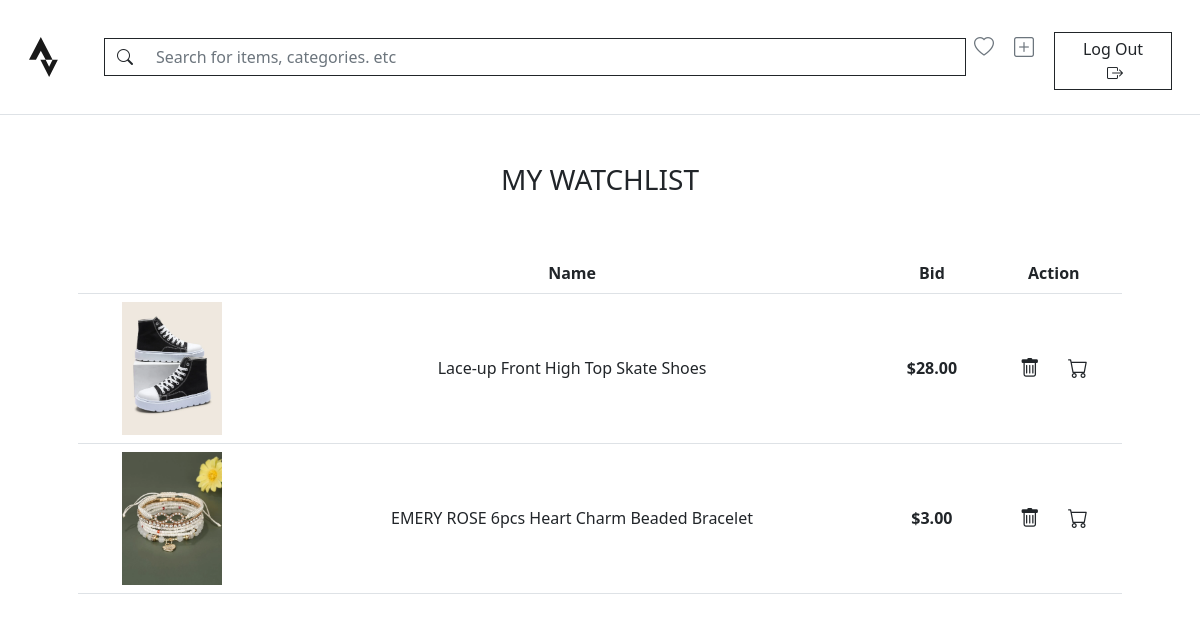
The app's page /watchlist/view (signed in) with its own data.
### auctions/models.py (models this page shows, shortened)
class Listing(models.Model):
    title = models.CharField(max_length=100)
    description = models.TextField()
    starting_bid = models.DecimalField(max_digits=19, decimal_places=2)
    is_active = models.BooleanField(default=True)
    photo = models.ImageField(
        upload_to='images/listing-photos',
        blank=True, null=True
    )
    category = models.ForeignKey(Category, on_delete=models.CASCADE, related_name='listings', blank=True, null=True)
    created_at = models.DateField(auto_now_add=True)
    owner = models.ForeignKey(User, on_delete=models.CASCADE, related_name='listings')

### auctions/views.py (the view)
# urls.py: path('watchlist/view', views.view_watchlist, name='view_watchlist'),
def view_watchlist(request):
    listings = []
    if request.user.is_authenticated:
        watchlist = request.user.watchlist.all()
        listings = [w.listing for w in watchlist]
    return render(request, 'auctions/watchlist/view.html', {
        'listings': listings
    })

### auctions/templates/auctions/watchlist/view.html
{% extends "auctions/layout.html" %}
{% block body %}
    <div class="row justify-content-start w-100">
        <h3>MY WATCHLIST</h3>
        {% if user.is_authenticated %}
            <table class="table mt-5">
                {% if listings %}
                    <thead>
                        <tr>
                            <th scope="col"></th>
                            <th scope="col">Name</th>
                            <th scope="col">Bid</th>
                            <th scope="col">Action</th>
                        </tr>
                    </thead>
                {% endif %}
                <tbody>
                    {% for listing in listings %}
                        <tr>
                            <td><img src={{ listing.photo.url }} width="100"></td>
                            <td class="align-middle">{{ listing.title }}</td>
                            <td class="fw-semibold align-middle">${{ listing.starting_bid }}</td>
                            <td class="align-middle">
                                <a href="{% url 'remove_watchlist' listing.id %}" class="text-dark"><i class="fs-5 me-4 bi bi-trash"></i></a>
                                <a href="" class="text-dark"><i class="fs-5 bi bi-cart"></i></a>
                            </td>
                        </tr>
                    {% empty %}
                        <small class="text-black-50">It is empty here.</small>
                    {% endfor %}
                </tbody>
            </table>
        {% else %}
            <div>
                <small class="text-black-50">It is empty here.</small>
                <p class="fw-bold fs-5 mt-3 ">Already have items saved?</p>
                <a href="{% url 'login' %}" class="btn btn-dark mt-2 py-2 w-25">Login</a>
            </div>
        {% endif %}
    </div>
{% endblock %}

### records on screen
Listing: photo (picture), title "Lace-up Front High Top Skate Shoes", starting_bid "28.00"
Listing: photo (picture), title "EMERY ROSE 6pcs Heart Charm Beaded Bracelet", starting_bid "3.00"
